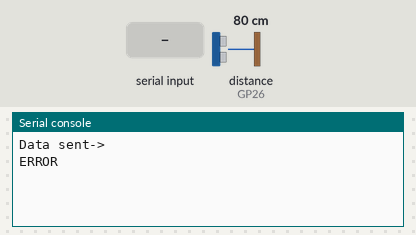
This program was run on a simulated Raspberry Pi Pico running MicroPython. Parts: the last lines printed to the serial console. The test bench sets the inputs (shaded band); at power-on: distance to the obstacle (sensor on GP26) 80 cm. The echo pulse lasts 58.3 µs per cm; the modem accepts every AT command (registered, SIM ready, sends succeed) and sends nothing else; the modem answers ERROR to commands that open or use a data connection; the interpreter's speed is modelled, so counts of loop turns are approximate.

Above: at 9.2 s.
9.3 s: distance to the obstacle (sensor on GP26) set to 2 cm
At 10.6 s:
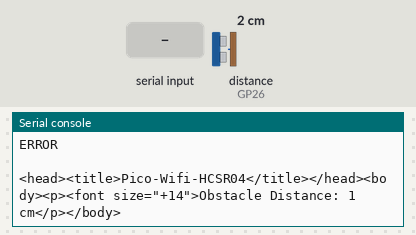
10.8 s: "5\n" received over the second serial link
12.3 s: "90\n" received over the second serial link
13.8 s: distance to the obstacle (sensor on GP26) set to 4 cm
At 14.9 s:
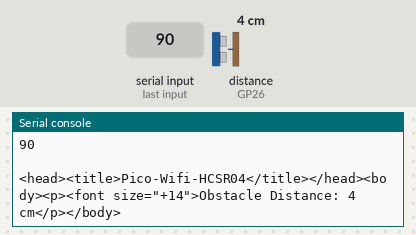
Timing chart, 0 to 16.3 s (numbered marks = the images above; inputs shaded):
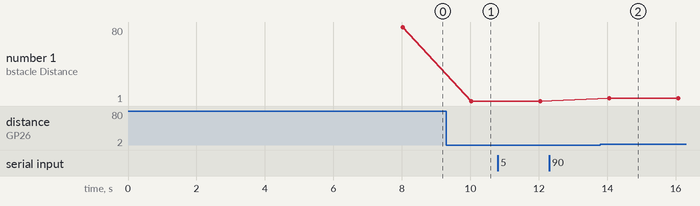

Measured:
- after the input at 9.3 s, the serial console: prints a new line after 0.73 s (image 1)
- after the input at 13.8 s, the serial console: prints a new line after 0.26 s (image 2)
- plotted number 1: 80 → 1 after the input at 9.3 s

The program:

pico_wifi_obstacle_sensor.py
```python
import hcsr04 #Import hcsr04 module written by Roberto Sanchez: https://github.com/rsc1975/micropython-hcsr04/blob/master/hcsr04.py
import machine
from machine import UART
import utime


#Set UART channel and Baud rate
uart0 = UART(0, baudrate=115200)


#Function that reads serial data
def serial_read():
    recv=bytes()
    while uart0.any()>0:
        recv+=uart0.read(1)
    serial_recv=recv.decode('utf-8')
    return serial_recv


#Function that sends AT command to ESP01 via uart0
def AT_comm(cmd, uart=uart0, timeout=1000):
    print("CMD: " + cmd)
    uart.write(cmd)
    esp01_res(uart, timeout)
    print()


#Waiting time to get the response from ESP01
def esp01_res(uart=uart0, timeout=1000):
    prvMills = utime.ticks_ms()
    resp = b""
    while (utime.ticks_ms()-prvMills)<timeout:
        if uart.any():
            resp = b"".join([resp, uart.read(1)])
    print("resp:")
    try:
        print(resp.decode())
    except UnicodeError:
        print(resp)


#Configure to Factory Default Settings
AT_comm('AT+RESTORE\r\n')
utime.sleep(1)
print('Configure to Factory Default Settings')


#Configure as Soft Access Point (AP) Mode
AT_comm('AT+CWMODE=2\r\n')
utime.sleep(1)
print('Configure as AP mode')


#Configure as Multi Connections Mode
AT_comm('AT+CIPMUX=1\r\n')
utime.sleep(1)
print('Configure as multi mode')


#Start server on Port 80
AT_comm('AT+CIPSERVER=1,80\r\n')
utime.sleep(1)
print('Configuration complete')


#Create an object using Sanchez hcsr04 module and class HCSR04 with parameters specifying the trigger pin and echo pin
sensor_pins = hcsr04.HCSR04(trigger_pin=19, echo_pin=26)


while True:
    #Distance calculation from Sanchez hcsr04 module is saved in variable distance_in_cm
    distance_in_cm = sensor_pins.distance_cm()

    #Code for HTML page display
    page_entry = '<head><title>Pico-Wifi-HCSR04</title></head><body><p><font size="+14">Obstacle Distance: '+str(int(distance_in_cm))+' cm'+'</p></body>'
    print(page_entry)
    length = str(len(page_entry))

    AT_comm = 'AT+CIPSEND=1,'+length
    uart0.write(AT_comm+'\r\n')
    utime.sleep(1)
    serial_recv = serial_read()
    print("Data sent-> "+serial_recv)
    AT_comm = page_entry
    uart0.write(AT_comm+'\r\n')
    utime.sleep(1)
```
